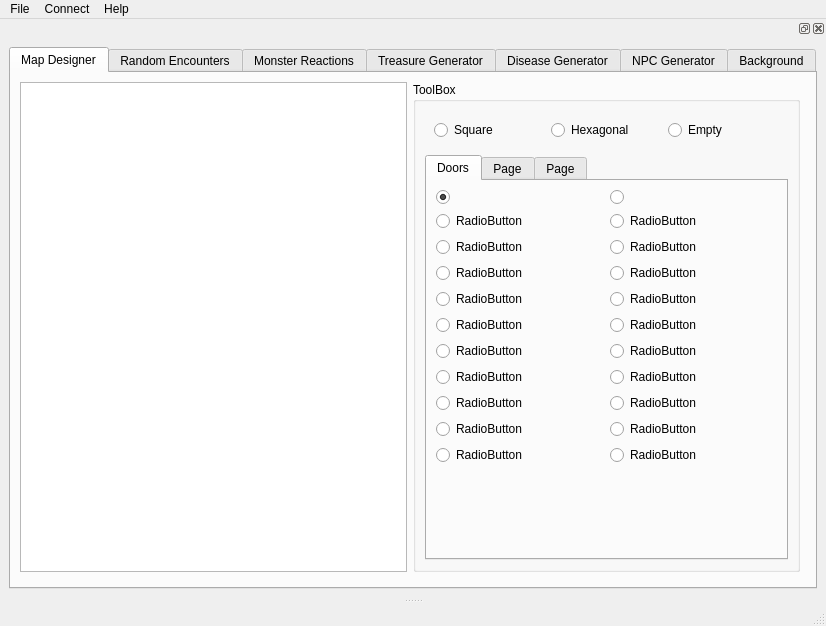
<?xml version="1.0" encoding="UTF-8"?>
<ui version="4.0">
 <class>MainWindow</class>
 <widget class="QMainWindow" name="MainWindow">
  <property name="geometry">
   <rect>
    <x>0</x>
    <y>0</y>
    <width>826</width>
    <height>626</height>
   </rect>
  </property>
  <property name="windowTitle">
   <string>Dungeon and Dragons</string>
  </property>
  <property name="locale">
   <locale language="English" country="UnitedStates"/>
  </property>
  <widget class="QWidget" name="centralwidget"/>
  <widget class="QMenuBar" name="menubar">
   <property name="geometry">
    <rect>
     <x>0</x>
     <y>0</y>
     <width>826</width>
     <height>21</height>
    </rect>
   </property>
   <widget class="QMenu" name="menuFile">
    <property name="title">
     <string>File</string>
    </property>
    <addaction name="actionNew_Campain"/>
    <addaction name="actionSave_Campain"/>
    <addaction name="actionLoad_Campain"/>
    <addaction name="separator"/>
    <addaction name="actionQuit"/>
   </widget>
   <widget class="QMenu" name="menuConnect">
    <property name="title">
     <string>Connect</string>
    </property>
    <addaction name="actionHost_Game"/>
    <addaction name="separator"/>
    <addaction name="actionConnect_to"/>
   </widget>
   <widget class="QMenu" name="menuHelp">
    <property name="title">
     <string>Help</string>
    </property>
   </widget>
   <addaction name="menuFile"/>
   <addaction name="menuConnect"/>
   <addaction name="menuHelp"/>
  </widget>
  <widget class="QStatusBar" name="statusbar"/>
  <widget class="QDockWidget" name="dock_campain">
   <property name="floating">
    <bool>false</bool>
   </property>
   <attribute name="dockWidgetArea">
    <number>4</number>
   </attribute>
   <widget class="QWidget" name="dockWidgetContents">
    <layout class="QGridLayout" name="gridLayout_2">
     <item row="0" column="0">
      <widget class="QTabWidget" name="create_campain_tabs">
       <property name="currentIndex">
        <number>0</number>
       </property>
       <widget class="QWidget" name="map_designer_tab">
        <attribute name="title">
         <string>Map Designer</string>
        </attribute>
        <layout class="QGridLayout" name="gridLayout_6">
         <item row="1" column="2">
          <widget class="QWidget" name="widget_4" native="true"/>
         </item>
         <item row="0" column="1">
          <widget class="QGroupBox" name="groupBox_3">
           <property name="title">
            <string>ToolBox</string>
           </property>
           <layout class="QGridLayout" name="gridLayout_9">
            <item row="0" column="0">
             <widget class="QWidget" name="widget_3" native="true">
              <layout class="QGridLayout" name="gridLayout_7">
               <item row="0" column="2">
                <widget class="QRadioButton" name="radioButton_2">
                 <property name="text">
                  <string>Hexagonal</string>
                 </property>
                </widget>
               </item>
               <item row="0" column="3">
                <widget class="QRadioButton" name="radioButton_3">
                 <property name="text">
                  <string>Empty</string>
                 </property>
                </widget>
               </item>
               <item row="0" column="1">
                <widget class="QRadioButton" name="radioButton">
                 <property name="text">
                  <string>Square</string>
                 </property>
                </widget>
               </item>
              </layout>
             </widget>
            </item>
            <item row="1" column="0">
             <widget class="QTabWidget" name="toolbox_tabs">
              <property name="currentIndex">
               <number>0</number>
              </property>
              <widget class="QWidget" name="door_tab" native="true">
               <attribute name="title">
                <string>Doors</string>
               </attribute>
               <layout class="QGridLayout" name="gridLayout_8">
                <item row="8" column="1">
                 <widget class="QRadioButton" name="radioButton_14">
                  <property name="text">
                   <string>RadioButton</string>
                  </property>
                 </widget>
                </item>
                <item row="0" column="1">
                 <widget class="QRadioButton" name="tool12">
                  <property name="text">
                   <string/>
                  </property>
                  <property name="icon">
                   <iconset resource="tiles/tiles.qrc">
                    <normaloff>:/door/door_double.png</normaloff>:/door/door_double.png</iconset>
                  </property>
                 </widget>
                </item>
                <item row="1" column="1">
                 <widget class="QRadioButton" name="tool22">
                  <property name="text">
                   <string>RadioButton</string>
                  </property>
                 </widget>
                </item>
                <item row="3" column="1">
                 <widget class="QRadioButton" name="radioButton_9">
                  <property name="text">
                   <string>RadioButton</string>
                  </property>
                 </widget>
                </item>
                <item row="4" column="1">
                 <widget class="QRadioButton" name="radioButton_10">
                  <property name="text">
                   <string>RadioButton</string>
                  </property>
                 </widget>
                </item>
                <item row="7" column="1">
                 <widget class="QRadioButton" name="radioButton_13">
                  <property name="text">
                   <string>RadioButton</string>
                  </property>
                 </widget>
                </item>
                <item row="2" column="1">
                 <widget class="QRadioButton" name="radioButton_8">
                  <property name="text">
                   <string>RadioButton</string>
                  </property>
                 </widget>
                </item>
                <item row="6" column="1">
                 <widget class="QRadioButton" name="radioButton_12">
                  <property name="text">
                   <string>RadioButton</string>
                  </property>
                 </widget>
                </item>
                <item row="9" column="1">
                 <widget class="QRadioButton" name="radioButton_15">
                  <property name="text">
                   <string>RadioButton</string>
                  </property>
                 </widget>
                </item>
                <item row="5" column="1">
                 <widget class="QRadioButton" name="radioButton_11">
                  <property name="text">
                   <string>RadioButton</string>
                  </property>
                 </widget>
                </item>
                <item row="0" column="0">
                 <widget class="QRadioButton" name="tool11">
                  <property name="text">
                   <string/>
                  </property>
                  <property name="icon">
                   <iconset resource="tiles/tiles.qrc">
                    <normaloff>:/door/door_simple.png</normaloff>:/door/door_simple.png</iconset>
                  </property>
                  <property name="checked">
                   <bool>true</bool>
                  </property>
                 </widget>
                </item>
                <item row="1" column="0">
                 <widget class="QRadioButton" name="tool21">
                  <property name="text">
                   <string>RadioButton</string>
                  </property>
                 </widget>
                </item>
                <item row="11" column="0">
                 <spacer name="verticalSpacer">
                  <property name="orientation">
                   <enum>Qt::Vertical</enum>
                  </property>
                  <property name="sizeHint" stdset="0">
                   <size>
                    <width>20</width>
                    <height>11</height>
                   </size>
                  </property>
                 </spacer>
                </item>
                <item row="10" column="1">
                 <widget class="QRadioButton" name="radioButton_16">
                  <property name="text">
                   <string>RadioButton</string>
                  </property>
                 </widget>
                </item>
                <item row="2" column="0">
                 <widget class="QRadioButton" name="radioButton_17">
                  <property name="text">
                   <string>RadioButton</string>
                  </property>
                 </widget>
                </item>
                <item row="3" column="0">
                 <widget class="QRadioButton" name="radioButton_18">
                  <property name="text">
                   <string>RadioButton</string>
                  </property>
                 </widget>
                </item>
                <item row="4" column="0">
                 <widget class="QRadioButton" name="radioButton_19">
                  <property name="text">
                   <string>RadioButton</string>
                  </property>
                 </widget>
                </item>
                <item row="5" column="0">
                 <widget class="QRadioButton" name="radioButton_20">
                  <property name="text">
                   <string>RadioButton</string>
                  </property>
                 </widget>
                </item>
                <item row="6" column="0">
                 <widget class="QRadioButton" name="radioButton_21">
                  <property name="text">
                   <string>RadioButton</string>
                  </property>
                 </widget>
                </item>
                <item row="7" column="0">
                 <widget class="QRadioButton" name="radioButton_22">
                  <property name="text">
                   <string>RadioButton</string>
                  </property>
                 </widget>
                </item>
                <item row="8" column="0">
                 <widget class="QRadioButton" name="radioButton_23">
                  <property name="text">
                   <string>RadioButton</string>
                  </property>
                 </widget>
                </item>
                <item row="9" column="0">
                 <widget class="QRadioButton" name="radioButton_24">
                  <property name="text">
                   <string>RadioButton</string>
                  </property>
                 </widget>
                </item>
                <item row="10" column="0">
                 <widget class="QRadioButton" name="radioButton_25">
                  <property name="text">
                   <string>RadioButton</string>
                  </property>
                 </widget>
                </item>
               </layout>
              </widget>
              <widget class="QWidget" name="tab_2">
               <attribute name="title">
                <string>Page</string>
               </attribute>
              </widget>
              <widget class="QWidget" name="tab_3">
               <attribute name="title">
                <string>Page</string>
               </attribute>
              </widget>
             </widget>
            </item>
           </layout>
          </widget>
         </item>
         <item row="0" column="0">
          <widget class="QGraphicsView" name="graphicsView"/>
         </item>
        </layout>
       </widget>
       <widget class="QWidget" name="random_encounters_tab">
        <attribute name="title">
         <string>Random Encounters</string>
        </attribute>
        <layout class="QGridLayout" name="gridLayout_3">
         <item row="0" column="0">
          <widget class="QLabel" name="label">
           <property name="text">
            <string>Environement of Encounter</string>
           </property>
          </widget>
         </item>
         <item row="3" column="0" rowspan="3">
          <widget class="QGroupBox" name="groupBox">
           <property name="title">
            <string>Generated Table</string>
           </property>
           <layout class="QGridLayout" name="gridLayout_4">
            <item row="0" column="0">
             <widget class="QWidget" name="widget_2" native="true">
              <layout class="QGridLayout" name="gridLayout_5">
               <item row="0" column="0">
                <widget class="QLabel" name="label_4">
                 <property name="text">
                  <string>1 :</string>
                 </property>
                </widget>
               </item>
               <item row="16" column="0">
                <widget class="QPushButton" name="pushButton">
                 <property name="text">
                  <string>Roll a Monster</string>
                 </property>
                </widget>
               </item>
               <item row="16" column="1">
                <widget class="QPushButton" name="pushButton_2">
                 <property name="text">
                  <string>Roll a Table</string>
                 </property>
                </widget>
               </item>
               <item row="1" column="1">
                <widget class="QLabel" name="label_17">
                 <property name="text">
                  <string>_</string>
                 </property>
                </widget>
               </item>
               <item row="2" column="1">
                <widget class="QLabel" name="label_18">
                 <property name="text">
                  <string>_</string>
                 </property>
                </widget>
               </item>
               <item row="3" column="1">
                <widget class="QLabel" name="label_19">
                 <property name="text">
                  <string>_</string>
                 </property>
                </widget>
               </item>
               <item row="4" column="1">
                <widget class="QLabel" name="label_20">
                 <property name="text">
                  <string>_</string>
                 </property>
                </widget>
               </item>
               <item row="13" column="0">
                <widget class="QLabel" name="label_5">
                 <property name="text">
                  <string>12 :</string>
                 </property>
                </widget>
               </item>
               <item row="12" column="0">
                <widget class="QLabel" name="label_6">
                 <property name="text">
                  <string>11 :</string>
                 </property>
                </widget>
               </item>
               <item row="11" column="0">
                <widget class="QLabel" name="label_7">
                 <property name="text">
                  <string>10 :</string>
                 </property>
                </widget>
               </item>
               <item row="9" column="0">
                <widget class="QLabel" name="label_15">
                 <property name="text">
                  <string>9 :</string>
                 </property>
                </widget>
               </item>
               <item row="8" column="0">
                <widget class="QLabel" name="label_8">
                 <property name="text">
                  <string>8 :</string>
                 </property>
                </widget>
               </item>
               <item row="7" column="0">
                <widget class="QLabel" name="label_14">
                 <property name="text">
                  <string>7 :</string>
                 </property>
                </widget>
               </item>
               <item row="6" column="0">
                <widget class="QLabel" name="label_9">
                 <property name="text">
                  <string>6 :</string>
                 </property>
                </widget>
               </item>
               <item row="4" column="0">
                <widget class="QLabel" name="label_13">
                 <property name="text">
                  <string>5 :</string>
                 </property>
                </widget>
               </item>
               <item row="3" column="0">
                <widget class="QLabel" name="label_12">
                 <property name="text">
                  <string>4 :</string>
                 </property>
                </widget>
               </item>
               <item row="2" column="0">
                <widget class="QLabel" name="label_10">
                 <property name="text">
                  <string>3 :</string>
                 </property>
                </widget>
               </item>
               <item row="1" column="0">
                <widget class="QLabel" name="label_11">
                 <property name="text">
                  <string>2 :</string>
                 </property>
                </widget>
               </item>
               <item row="0" column="1">
                <widget class="QLabel" name="label_16">
                 <property name="text">
                  <string>_</string>
                 </property>
                </widget>
               </item>
               <item row="6" column="1">
                <widget class="QLabel" name="label_21">
                 <property name="text">
                  <string>_</string>
                 </property>
                </widget>
               </item>
               <item row="7" column="1">
                <widget class="QLabel" name="label_22">
                 <property name="text">
                  <string>_</string>
                 </property>
                </widget>
               </item>
               <item row="8" column="1">
                <widget class="QLabel" name="label_23">
                 <property name="text">
                  <string>_</string>
                 </property>
                </widget>
               </item>
               <item row="9" column="1">
                <widget class="QLabel" name="label_24">
                 <property name="text">
                  <string>_</string>
                 </property>
                </widget>
               </item>
               <item row="11" column="1">
                <widget class="QLabel" name="label_25">
                 <property name="text">
                  <string>_</string>
                 </property>
                </widget>
               </item>
               <item row="12" column="1">
                <widget class="QLabel" name="label_26">
                 <property name="text">
                  <string>_</string>
                 </property>
                </widget>
               </item>
               <item row="13" column="1">
                <widget class="QLabel" name="label_27">
                 <property name="text">
                  <string>_</string>
                 </property>
                </widget>
               </item>
               <item row="17" column="0">
                <spacer name="verticalSpacer_2">
                 <property name="orientation">
                  <enum>Qt::Vertical</enum>
                 </property>
                 <property name="sizeHint" stdset="0">
                  <size>
                   <width>20</width>
                   <height>40</height>
                  </size>
                 </property>
                </spacer>
               </item>
              </layout>
             </widget>
            </item>
           </layout>
          </widget>
         </item>
         <item row="0" column="1">
          <widget class="QComboBox" name="comboBox">
           <item>
            <property name="text">
             <string>Forest</string>
            </property>
           </item>
           <item>
            <property name="text">
             <string>Swamp</string>
            </property>
           </item>
           <item>
            <property name="text">
             <string>Mountain</string>
            </property>
           </item>
           <item>
            <property name="text">
             <string>Desert (Warm)</string>
            </property>
           </item>
           <item>
            <property name="text">
             <string>Desert (Cold)</string>
            </property>
           </item>
           <item>
            <property name="text">
             <string>City</string>
            </property>
           </item>
           <item>
            <property name="text">
             <string>Dungeon</string>
            </property>
           </item>
           <item>
            <property name="text">
             <string>Lair (Insect)</string>
            </property>
           </item>
           <item>
            <property name="text">
             <string>Lair (Gobelin)</string>
            </property>
           </item>
          </widget>
         </item>
         <item row="2" column="0">
          <widget class="QLabel" name="label_2">
           <property name="text">
            <string>Chance of Encounter</string>
           </property>
          </widget>
         </item>
         <item row="2" column="1">
          <widget class="QWidget" name="widget" native="true">
           <layout class="QHBoxLayout" name="horizontalLayout">
            <item>
             <widget class="QSlider" name="slider_chance_encounter">
              <property name="maximum">
               <number>100</number>
              </property>
              <property name="value">
               <number>10</number>
              </property>
              <property name="orientation">
               <enum>Qt::Horizontal</enum>
              </property>
             </widget>
            </item>
            <item>
             <widget class="QLabel" name="label_percentage_encounter">
              <property name="text">
               <string>10</string>
              </property>
             </widget>
            </item>
           </layout>
          </widget>
         </item>
         <item row="3" column="1" rowspan="3">
          <widget class="QGroupBox" name="groupBox_2">
           <property name="title">
            <string>Stats of the Rolled Monster</string>
           </property>
           <layout class="QGridLayout" name="gridLayout_10">
            <item row="10" column="1">
             <widget class="QLabel" name="label_42">
              <property name="text">
               <string>_</string>
              </property>
             </widget>
            </item>
            <item row="8" column="0">
             <widget class="QLabel" name="label_38">
              <property name="text">
               <string>Treasure :</string>
              </property>
             </widget>
            </item>
            <item row="12" column="0">
             <spacer name="verticalSpacer_3">
              <property name="orientation">
               <enum>Qt::Vertical</enum>
              </property>
              <property name="sizeHint" stdset="0">
               <size>
                <width>20</width>
                <height>4</height>
               </size>
              </property>
             </spacer>
            </item>
            <item row="0" column="0">
             <widget class="QLabel" name="label_29">
              <property name="text">
               <string>HP :</string>
              </property>
             </widget>
            </item>
            <item row="1" column="1">
             <widget class="QLabel" name="label_28">
              <property name="text">
               <string>_</string>
              </property>
             </widget>
            </item>
            <item row="10" column="0">
             <widget class="QLabel" name="label_40">
              <property name="text">
               <string>XP Value :</string>
              </property>
             </widget>
            </item>
            <item row="9" column="1">
             <widget class="QLabel" name="label_41">
              <property name="text">
               <string>_</string>
              </property>
             </widget>
            </item>
            <item row="1" column="0">
             <widget class="QLabel" name="label_3">
              <property name="text">
               <string>AC :</string>
              </property>
             </widget>
            </item>
            <item row="5" column="1">
             <widget class="QLabel" name="label_37">
              <property name="text">
               <string>_</string>
              </property>
             </widget>
            </item>
            <item row="3" column="1">
             <widget class="QLabel" name="label_35">
              <property name="text">
               <string>_</string>
              </property>
             </widget>
            </item>
            <item row="0" column="1">
             <widget class="QProgressBar" name="progressBar">
              <property name="value">
               <number>24</number>
              </property>
             </widget>
            </item>
            <item row="5" column="0">
             <widget class="QLabel" name="label_34">
              <property name="text">
               <string>Moral :</string>
              </property>
             </widget>
            </item>
            <item row="8" column="1">
             <widget class="QTextBrowser" name="textBrowser"/>
            </item>
            <item row="3" column="0">
             <widget class="QLabel" name="label_32">
              <property name="text">
               <string>Attacks :</string>
              </property>
             </widget>
            </item>
            <item row="2" column="1">
             <widget class="QLabel" name="label_31">
              <property name="text">
               <string>_</string>
              </property>
             </widget>
            </item>
            <item row="2" column="0">
             <widget class="QLabel" name="label_30">
              <property name="text">
               <string>Movement</string>
              </property>
             </widget>
            </item>
            <item row="9" column="0">
             <widget class="QLabel" name="label_39">
              <property name="text">
               <string>Alignment :</string>
              </property>
             </widget>
            </item>
            <item row="4" column="1">
             <widget class="QLabel" name="label_36">
              <property name="text">
               <string>_</string>
              </property>
             </widget>
            </item>
            <item row="4" column="0">
             <widget class="QLabel" name="label_33">
              <property name="text">
               <string>Damages :</string>
              </property>
             </widget>
            </item>
            <item row="6" column="1">
             <widget class="QWidget" name="widget_5" native="true">
              <layout class="QGridLayout" name="gridLayout_11">
               <item row="0" column="3">
                <widget class="QLabel" name="label_48">
                 <property name="text">
                  <string>Dragon Breath</string>
                 </property>
                </widget>
               </item>
               <item row="0" column="1">
                <widget class="QLabel" name="label_46">
                 <property name="text">
                  <string>Wands</string>
                 </property>
                </widget>
               </item>
               <item row="0" column="2">
                <widget class="QLabel" name="label_47">
                 <property name="text">
                  <string>Paralysis</string>
                 </property>
                </widget>
               </item>
               <item row="0" column="0">
                <widget class="QLabel" name="label_44">
                 <property name="text">
                  <string>Poison/Deathray</string>
                 </property>
                </widget>
               </item>
               <item row="3" column="0">
                <widget class="QLabel" name="label_45">
                 <property name="text">
                  <string>_</string>
                 </property>
                </widget>
               </item>
               <item row="0" column="4">
                <widget class="QLabel" name="label_49">
                 <property name="text">
                  <string>Spells</string>
                 </property>
                </widget>
               </item>
               <item row="3" column="1">
                <widget class="QLabel" name="label_50">
                 <property name="text">
                  <string>_</string>
                 </property>
                </widget>
               </item>
               <item row="3" column="2">
                <widget class="QLabel" name="label_51">
                 <property name="text">
                  <string>_</string>
                 </property>
                </widget>
               </item>
               <item row="3" column="3">
                <widget class="QLabel" name="label_52">
                 <property name="text">
                  <string>_</string>
                 </property>
                </widget>
               </item>
               <item row="3" column="4">
                <widget class="QLabel" name="label_53">
                 <property name="text">
                  <string>_</string>
                 </property>
                </widget>
               </item>
              </layout>
             </widget>
            </item>
            <item row="6" column="0">
             <widget class="QLabel" name="label_43">
              <property name="text">
               <string>Saves :</string>
              </property>
             </widget>
            </item>
           </layout>
          </widget>
         </item>
        </layout>
       </widget>
       <widget class="QWidget" name="monster_reactions_tab">
        <attribute name="title">
         <string>Monster Reactions</string>
        </attribute>
       </widget>
       <widget class="QWidget" name="treasure_generator_tab">
        <attribute name="title">
         <string>Treasure Generator</string>
        </attribute>
       </widget>
       <widget class="QWidget" name="disease_generator_tab">
        <attribute name="title">
         <string>Disease Generator</string>
        </attribute>
       </widget>
       <widget class="QWidget" name="npc_generator_tab">
        <attribute name="title">
         <string>NPC Generator</string>
        </attribute>
       </widget>
       <widget class="QWidget" name="background_tab">
        <attribute name="title">
         <string>Background</string>
        </attribute>
        <layout class="QGridLayout" name="gridLayout">
         <item row="3" column="0">
          <widget class="QPlainTextEdit" name="plainTextEdit"/>
         </item>
         <item row="3" column="1">
          <widget class="QScrollBar" name="verticalScrollBar">
           <property name="orientation">
            <enum>Qt::Vertical</enum>
           </property>
          </widget>
         </item>
        </layout>
       </widget>
      </widget>
     </item>
    </layout>
   </widget>
  </widget>
  <action name="actionNew_Campain">
   <property name="text">
    <string>New Campain</string>
   </property>
  </action>
  <action name="actionSave_Campain">
   <property name="text">
    <string>Save Campain</string>
   </property>
  </action>
  <action name="actionLoad_Campain">
   <property name="text">
    <string>Load Campain</string>
   </property>
  </action>
  <action name="actionQuit">
   <property name="text">
    <string>Quit</string>
   </property>
  </action>
  <action name="actionHost_Game">
   <property name="text">
    <string>Host Game</string>
   </property>
  </action>
  <action name="actionConnect_to">
   <property name="text">
    <string>Connect to...</string>
   </property>
  </action>
 </widget>
 <resources>
  <include location="tiles/tiles.qrc"/>
 </resources>
 <connections>
  <connection>
   <sender>actionNew_Campain</sender>
   <signal>activated()</signal>
   <receiver>dock_campain</receiver>
   <slot>show()</slot>
   <hints>
    <hint type="sourcelabel">
     <x>-1</x>
     <y>-1</y>
    </hint>
    <hint type="destinationlabel">
     <x>412</x>
     <y>302</y>
    </hint>
   </hints>
  </connection>
  <connection>
   <sender>slider_chance_encounter</sender>
   <signal>sliderMoved(int)</signal>
   <receiver>label_percentage_encounter</receiver>
   <slot>setNum(int)</slot>
   <hints>
    <hint type="sourcelabel">
     <x>572</x>
     <y>160</y>
    </hint>
    <hint type="destinationlabel">
     <x>787</x>
     <y>163</y>
    </hint>
   </hints>
  </connection>
 </connections>
</ui>
